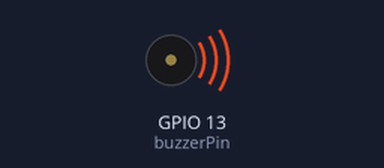
A sketch run on a simulated ESP32. On the bench: buzzer (waves = sounding).

Above: at 0.5 s.
At 5.93 s:
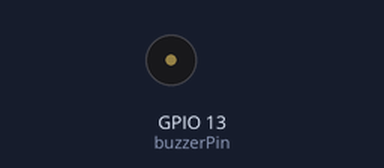
Timing chart, 0 to 8.7 s (numbered marks = the images above):
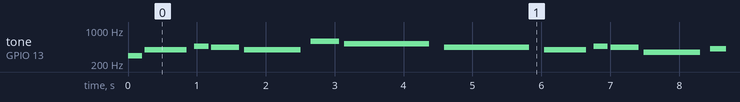

Measured:
- by itself, tone on GPIO 13 (buzzerPin): plays 294 Hz for 0.20 s, 392 Hz for 0.61 s, 466 Hz for 0.20 s, 440 Hz for 0.41 s, 392 Hz for 0.82 s, 587 Hz for 0.41 s … (140 notes in this stretch)

The sketch:

Buzzer_Sound_Topic5.ino
```cpp
/*
  Hedwig's Theme - Corrected Pitch & Rhythm
  Wiring: S Pin -> Connect to ESP32 Pin 13
*/

const int buzzerPin = 13;

// Base Pitches (Lowered back down, resolving correctly)
#define NOTE_D4  294
#define NOTE_G4  392
#define NOTE_AS4 466
#define NOTE_A4  440
#define NOTE_D5  587
#define NOTE_C5  523
#define NOTE_F4  349
#define NOTE_GS4 415
#define REST      0

// Adjusted tempo to lock into the true 3/8 swing meter
int tempo = 124;

// The corrected motif: Notice the downward ending (F4 then D4)
// and fixed note weights (-8 means a dotted eighth note)
int melody[] = {
  NOTE_D4, 8,                        // Upbeat pickup
  NOTE_G4, -4, NOTE_AS4, 8, NOTE_A4, 4, // Phrase 1
  NOTE_G4, 2,  NOTE_D5, 4,
  NOTE_C5, -2,
  NOTE_A4, -2,

  NOTE_G4, -4, NOTE_AS4, 8, NOTE_A4, 4, // Phrase 2 (Resolves DOWN)
  NOTE_F4, 2,  NOTE_GS4, 4,             // Corrected transition notes
  NOTE_D4, -2,                          // Drops low to finish the motif correctly!
  REST, 2                               // Breath rest before repeating
};

int totalNotes = sizeof(melody) / sizeof(melody[0]);

void setup() {
  pinMode(buzzerPin, OUTPUT);
}

void loop() {
  // A whole note length calculation based on our 3/8 base rhythm
  int wholenote = (60000 * 4) / tempo;

  for (int thisNote = 0; thisNote < totalNotes; thisNote = thisNote + 2) {
    int currentNote = melody[thisNote];
    int noteDivider = melody[thisNote + 1];
    int noteDuration = 0;

    // Strict musical timing for standard vs. dotted values
    if (noteDivider > 0) {
      noteDuration = (wholenote) / noteDivider;
    } else if (noteDivider < 0) {
      noteDuration = (wholenote) / abs(noteDivider) * 1.5; // Dotted calculations
    }

    if (currentNote != REST) {
      // 85% note duration leaves a crisp staccato gap, essential for the magical feel
      tone(buzzerPin, currentNote, noteDuration * 0.85);
    } else {
      noTone(buzzerPin);
    }

    delay(noteDuration);
    noTone(buzzerPin);
  }

  // Exact 2-second wait between loops
  delay(2000);
}
```
